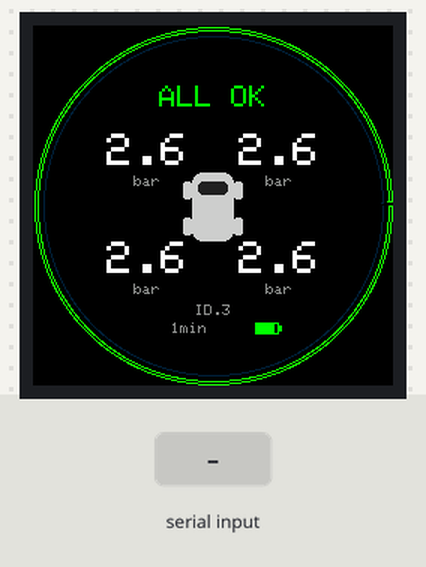
Bench run of a sketch on a simulated ESP32. Parts: 240×240 colour display. The test bench sets the inputs (shaded band). What the sketch prints to the serial monitor is not drawn.

Above: at 1.7 s.
1.8 s: "ring \n" received over Serial
Timing chart, 0 to 4.8 s (numbered marks = the images above; inputs shaded):
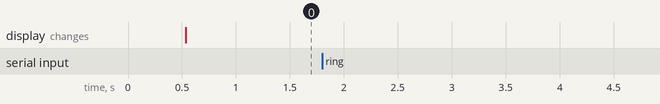

The sketch:

esp32-2424s012-ui-preview.ino
```cpp
/*
 * esp32-2424s012-ui-preview —— 胎压界面版式预览（占位数据，外环 r=119）
 *
 * 外环：r=117~119，3px 粗，紫罗兰色（对应参考图里那圈）
 * 布局：四角四轮数值 + 中心俯视车模 + 顶部状态 + 底部电量/时效
 * 串口：ring <r> 单独调外环半径；ui 回到预览
 */

#define LGFX_USE_V1
#include <LovyanGFX.hpp>
#include <Arduino.h>

#define PIN_LCD_SCLK 6
#define PIN_LCD_MOSI 7
#define PIN_LCD_DC   2
#define PIN_LCD_CS   10
#define PIN_LCD_BL   3

class LGFX : public lgfx::LGFX_Device {
  lgfx::Panel_GC9A01 _panel;
  lgfx::Bus_SPI      _bus;
  lgfx::Light_PWM    _light;
 public:
  LGFX() {
    { auto c = _bus.config();
      c.spi_host = SPI2_HOST; c.spi_mode = 0;
      c.freq_write = 40000000; c.freq_read = 16000000;
      c.pin_sclk = PIN_LCD_SCLK; c.pin_mosi = PIN_LCD_MOSI;
      c.pin_miso = -1; c.pin_dc = PIN_LCD_DC;
      _bus.config(c); _panel.setBus(&_bus); }
    { auto c = _panel.config();
      c.pin_cs = PIN_LCD_CS; c.pin_rst = -1;
      c.panel_width = 240; c.panel_height = 240;
      c.readable = false; c.invert = true; c.rgb_order = false;
      _panel.config(c); }
    { auto c = _light.config();
      c.pin_bl = PIN_LCD_BL; c.freq = 12000; c.pwm_channel = 0;
      _light.config(c); _panel.setLight(&_light); }
    setPanel(&_panel);
  }
};
static LGFX lcd;

static const uint16_t C_RING    = 0xB01FE0;   // 外环紫罗兰
static const uint16_t C_RING_IN = 0x50107;    // 内圈暗紫
static const uint16_t C_BG      = TFT_BLACK;
static const uint16_t C_VAL     = TFT_WHITE;
static const uint16_t C_UNIT    = 0x8C71;
static const uint16_t C_OK      = 0x07E0;
static const uint16_t C_CAR     = 0xCE79;

static void drawRing() {
  lcd.drawArc(120, 120, 117, 119, 0, 359, C_RING);      // 外环贴边（外沿 119）
  lcd.drawArc(120, 120, 113, 113, 0, 359, C_RING_IN);   // 内侧细线，增加层次
}

static void wheelValue(int cx, int cy, const char* v, bool warn) {
  lcd.setTextDatum(textdatum_t::middle_center);
  lcd.setTextSize(3);
  lcd.setTextColor(warn ? 0xFD20 : C_VAL, C_BG);
  lcd.drawString(v, cx, cy);
  lcd.setTextSize(1);
  lcd.setTextColor(C_UNIT, C_BG);
  lcd.drawString("bar", cx, cy + 20);
}

static void drawCar() {
  // 俯视车模：车身 + 四轮
  lcd.fillRoundRect(106, 98, 28, 46, 7, C_CAR);
  lcd.fillRoundRect(100, 104, 6, 12, 2, C_CAR);
  lcd.fillRoundRect(134, 104, 6, 12, 2, C_CAR);
  lcd.fillRoundRect(100, 128, 6, 12, 2, C_CAR);
  lcd.fillRoundRect(134, 128, 6, 12, 2, C_CAR);
  // 前挡风
  lcd.fillRoundRect(110, 104, 20, 9, 3, 0x2104);
}

static void drawBattery(int x, int y, int pct, bool ok) {
  uint16_t col = ok ? C_OK : 0xFD20;
  lcd.drawRect(x, y, 16, 8, col);
  lcd.fillRect(x + 16, y + 2, 2, 4, col);
  int w = (14 * pct) / 100;
  lcd.fillRect(x + 1, y + 1, w, 6, col);
}

static void drawUi() {
  lcd.fillScreen(C_BG);
  drawRing();

  // 顶部状态
  lcd.setTextDatum(textdatum_t::top_center);
  lcd.setTextSize(2);
  lcd.setTextColor(C_OK, C_BG);
  lcd.drawString("ALL OK", 120, 40);

  // 四轮数值（四角）
  wheelValue(76, 84, "2.6", false);
  wheelValue(164, 84, "2.6", false);
  wheelValue(76, 156, "2.6", false);
  wheelValue(164, 156, "2.6", false);

  drawCar();

  // 底部：车标 + 电量 + 时效
  lcd.setTextDatum(textdatum_t::middle_center);
  lcd.setTextSize(1);
  lcd.setTextColor(C_UNIT, C_BG);
  lcd.drawString("ID.3", 120, 190);
  drawBattery(148, 198, 86, true);
  lcd.setTextDatum(textdatum_t::middle_left);
  lcd.drawString("1min", 92, 202);

  Serial.printf("UI 预览已绘制（外环外沿 r=119）\r\n");
}

static char    g_line[32];
static uint8_t g_len = 0;

static void pollSerial() {
  while (Serial.available()) {
    char ch = (char)Serial.read();
    if (ch == '\r') continue;
    if (ch != '\n') { if (g_len < sizeof(g_line) - 1) g_line[g_len++] = ch; continue; }
    g_line[g_len] = 0; g_len = 0;
    String cmd(g_line); cmd.trim();
    if (cmd.length() == 0) continue;
    if (cmd == "ui") { drawUi(); }
    else if (cmd.startsWith("ring ")) {
      int r = cmd.substring(5).toInt();
      if (r >= 100 && r <= 122) {
        lcd.fillScreen(C_BG);
        lcd.drawArc(120, 120, r - 2, r, 0, 359, C_RING);
        lcd.setTextDatum(textdatum_t::middle_center);
        lcd.setTextSize(3); lcd.setTextColor(TFT_WHITE, C_BG);
        lcd.drawString(String(r).c_str(), 120, 120);
        Serial.printf("外环外沿 r=%d\r\n", r);
      }
    } else Serial.printf("命令：ui | ring <r>\r\n");
  }
}

void setup() {
  Serial.begin(115200);
  delay(300);
  lcd.init();
  lcd.setBrightness(255);
  drawUi();
  Serial.printf("\r\n=== ui preview (ring outer r=119) ===\r\n");
}

void loop() {
  pollSerial();
  delay(20);
}
```

Measured:
- after the input at 1.8 s, every drawn part: stays the same
